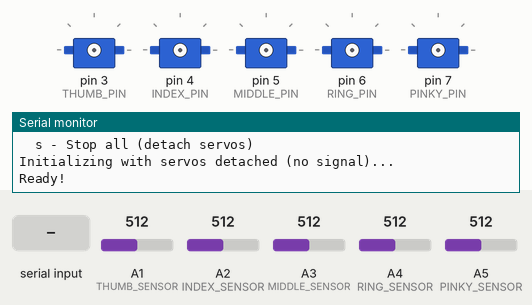
A sketch run on a simulated Arduino Uno, built with avr-gcc and run on an emulated ATmega328P. On the bench: 5 × servo, the last lines printed to the serial monitor. Inputs (shaded band) come from the test bench; at power-on: A1 (THUMB_SENSOR) = 512, A2 (INDEX_SENSOR) = 512, A3 (MIDDLE_SENSOR) = 512, A4 (RING_SENSOR) = 512, A5 (PINKY_SENSOR) = 512.

Above: at 2.1 s.
2.2 s: "c\n" received over Serial
3.8 s: byte 111 ('o') received over Serial
At 4.5 s:
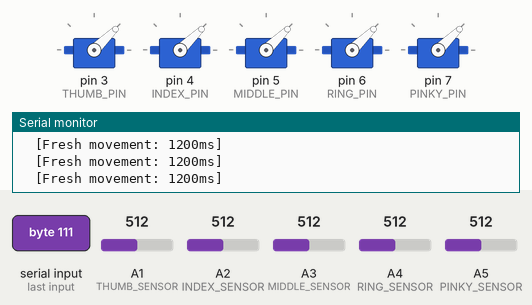
5.4 s: byte 102 ('f') received over Serial
At 6.3 s:
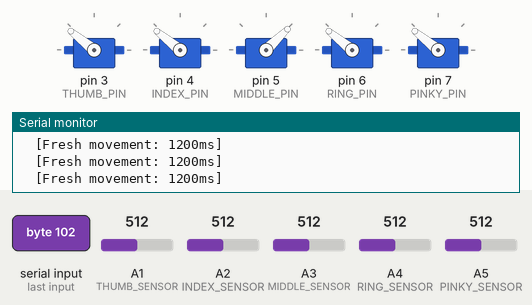
7.0 s: byte 112 ('p') received over Serial
At 7.5 s:
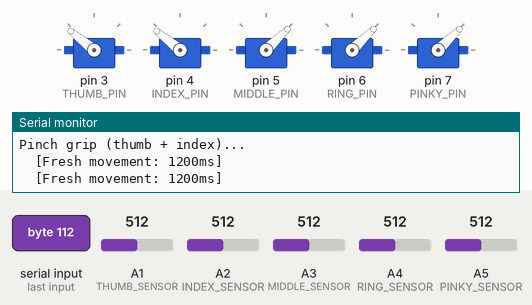
8.5 s: byte 49 ('1') received over Serial
At 9.7 s:
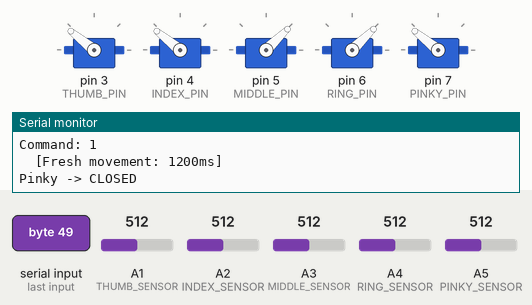
10.0 s: byte 51 ('3') received over Serial
At 10.9 s:
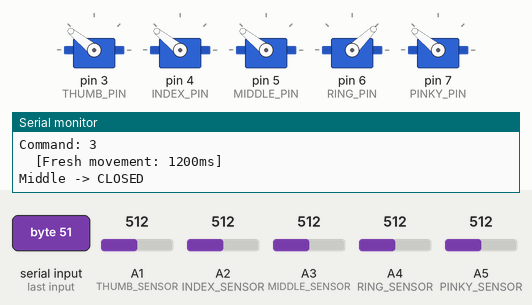
Timing chart, 0 to 12.5 s (numbered marks = the images above; inputs shaded):
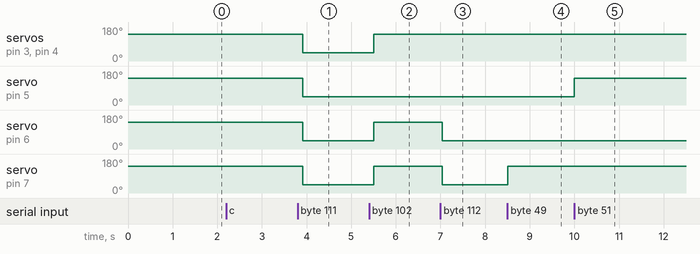

The sketch:

sketch_jan28a.ino
```cpp
#include <Servo.h>
// ==== Physicall parts ====
// Create servo objects for 5 fingers
Servo thumb;
Servo index;
Servo middle;
Servo ring;
Servo pinky;

// Servo pins
const int THUMB_PIN = 3;
const int INDEX_PIN = 4;
const int MIDDLE_PIN = 5;
const int RING_PIN = 6;
const int PINKY_PIN = 7;

// Force sensor pins
const int THUMB_SENSOR = A1;
const int INDEX_SENSOR = A2;
const int MIDDLE_SENSOR = A3;
const int RING_SENSOR = A4;
const int PINKY_SENSOR = A5;

// Position constants in microseconds
const int OPEN_POS = 1000;      // 0 degrees - fully open
const int CLOSED_POS = 2000;    // 180 degrees - fully closed

// ===== EASY CONFIGURATION =====
const unsigned long FULL_MOVEMENT_TIME = 1200; // Change this value (in milliseconds)
// Examples: 800 = fast, 1200 = medium, 2000 = slow

const bool debugMode = true; // Set to false to disable debug outputs

// Force sensor thresholds
int thumbThreshold = 900;
int indexThreshold = 900;
int middleThreshold = 900;
int ringThreshold = 900;
int pinkyThreshold = 900;

// Force lock flags
bool thumbLocked = false;
bool indexLocked = false;
bool middleLocked = false;
bool ringLocked = false;
bool pinkyLocked = false;

// Movement timing - tracks when fingers are moving
bool thumbMoving = false;
bool indexMoving = false;
bool middleMoving = false;
bool ringMoving = false;
bool pinkyMoving = false;

unsigned long thumbMoveStart = 0;
unsigned long indexMoveStart = 0;
unsigned long middleMoveStart = 0;
unsigned long ringMoveStart = 0;
unsigned long pinkyMoveStart = 0;

// Track remaining movement time (for partial movements)
unsigned long thumbRemainingTime = 0;
unsigned long indexRemainingTime = 0;
unsigned long middleRemainingTime = 0;
unsigned long ringRemainingTime = 0;
unsigned long pinkyRemainingTime = 0;

// Track current finger position state
bool thumbOpen = true;
bool indexOpen = true;
bool middleOpen = true;
bool ringOpen = true;
bool pinkyOpen = true;

// Track servo attachment state
bool thumbAttached = false;
bool indexAttached = false;
bool middleAttached = false;
bool ringAttached = false;
bool pinkyAttached = false;

void setup()
{
    // Initialize serial
    Serial.begin(9600);
    Serial.println("=== Robot Hand Controller ===");
    Serial.print("Movement time: ");
    Serial.print(FULL_MOVEMENT_TIME);
    Serial.println("ms");
    Serial.println("\n--- PRESET GESTURES ---");
    Serial.println("  o - Open all fingers");
    Serial.println("  c - Close all fingers (fist)");
    Serial.println("  f - Close all EXCEPT middle finger");
    Serial.println("  p - Pinch grip (thumb + index)");
    Serial.println("\n--- INDIVIDUAL FINGERS ---");
    Serial.println("  1 - Toggle Pinky");
    Serial.println("  2 - Toggle Ring");
    Serial.println("  3 - Toggle Middle");
    Serial.println("  4 - Toggle Index");
    Serial.println("  5 - Toggle Thumb");
    Serial.println("\n--- UTILITY ---");
    Serial.println("  u - Unlock all fingers");
    Serial.println("  r - Read force sensors");
    Serial.println("  s - Stop all (detach servos)");

    // Start with all servos detached (no signal)
    Serial.println("\nInitializing with servos detached (no signal)...");

    delay(500);
    Serial.println("Ready!");
}

void loop()
{
    // Check movement timers and auto-return to neutral
    checkMovementTimers();

    // Maintain servo positions
    maintainServoPositions();

    // Check force sensors
    checkForceSensors();

    // Process serial commands
    if (Serial.available() > 0)
    {
        processSerialCommand();
    }
}

// Check if movement duration has elapsed and return to neutral
void checkMovementTimers()
{
    unsigned long currentTime = millis();

    if (thumbMoving && (currentTime - thumbMoveStart >= thumbRemainingTime))
    {
        thumbMoving = false;
        thumbRemainingTime = FULL_MOVEMENT_TIME;
        if (debugMode) Serial.println("Thumb returned to neutral (detached)");
    }

    if (indexMoving && (currentTime - indexMoveStart >= indexRemainingTime))
    {
        indexMoving = false;
        indexRemainingTime = FULL_MOVEMENT_TIME;
        if (debugMode) Serial.println("Index returned to neutral (detached)");
    }

    if (middleMoving && (currentTime - middleMoveStart >= middleRemainingTime))
    {
        middleMoving = false;
        middleRemainingTime = FULL_MOVEMENT_TIME;
        if (debugMode) Serial.println("Middle returned to neutral (detached)");
    }

    if (ringMoving && (currentTime - ringMoveStart >= ringRemainingTime))
    {
        ringMoving = false;
        ringRemainingTime = FULL_MOVEMENT_TIME;
        if (debugMode) Serial.println("Ring returned to neutral (detached)");
    }

    if (pinkyMoving && (currentTime - pinkyMoveStart >= pinkyRemainingTime))
    {
        pinkyMoving = false;
        pinkyRemainingTime = FULL_MOVEMENT_TIME;
        if (debugMode) Serial.println("Pinky returned to neutral (detached)");
    }
}

// Continuously write positions based on state or detach when static
void maintainServoPositions()
{
    if (!thumbLocked)
    {
        if (thumbMoving)
        {
            if (!thumbAttached)
            {
                thumb.attach(THUMB_PIN);
                thumbAttached = true;
            }
            thumb.writeMicroseconds(thumbOpen ? OPEN_POS : CLOSED_POS);
        }
        else
        {
            if (thumbAttached)
            {
                thumb.detach();
                thumbAttached = false;
            }
        }
    }

    if (!indexLocked)
    {
        if (indexMoving)
        {
            if (!indexAttached)
            {
                index.attach(INDEX_PIN);
                indexAttached = true;
            }
            index.writeMicroseconds(indexOpen ? OPEN_POS : CLOSED_POS);
        }
        else
        {
            if (indexAttached)
            {
                index.detach();
                indexAttached = false;
            }
        }
    }

    if (!middleLocked)
    {
        if (middleMoving)
        {
            if (!middleAttached)
            {
                middle.attach(MIDDLE_PIN);
                middleAttached = true;
            }
            middle.writeMicroseconds(middleOpen ? OPEN_POS : CLOSED_POS);
        }
        else
        {
            if (middleAttached)
            {
                middle.detach();
                middleAttached = false;
            }
        }
    }

    if (!ringLocked)
    {
        if (ringMoving)
        {
            if (!ringAttached)
            {
                ring.attach(RING_PIN);
                ringAttached = true;
            }
            ring.writeMicroseconds(ringOpen ? OPEN_POS : CLOSED_POS);
        }
        else
        {
            if (ringAttached)
            {
                ring.detach();
                ringAttached = false;
            }
        }
    }

    if (!pinkyLocked)
    {
        if (pinkyMoving)
        {
            if (!pinkyAttached)
            {
                pinky.attach(PINKY_PIN);
                pinkyAttached = true;
            }
            pinky.writeMicroseconds(pinkyOpen ? OPEN_POS : CLOSED_POS);
        }
        else
        {
            if (pinkyAttached)
            {
                pinky.detach();
                pinkyAttached = false;
            }
        }
    }
}

// Check all force sensors
void checkForceSensors()
{
    if (!thumbLocked && thumbMoving && analogRead(THUMB_SENSOR) > thumbThreshold)
    {
        thumbLocked = true;
        thumbMoving = false;
        Serial.println("THUMB LOCKED - Stopped!");
    }

    if (!indexLocked && indexMoving && analogRead(INDEX_SENSOR) > indexThreshold)
    {
        indexLocked = true;
        indexMoving = false;
        Serial.println("INDEX LOCKED - Stopped!");
    }

    if (!middleLocked && middleMoving && analogRead(MIDDLE_SENSOR) > middleThreshold)
    {
        middleLocked = true;
        middleMoving = false;
        Serial.println("MIDDLE LOCKED - Stopped!");
    }

    if (!ringLocked && ringMoving && analogRead(RING_SENSOR) > ringThreshold)
    {
        ringLocked = true;
        ringMoving = false;
        Serial.println("RING LOCKED - Stopped!");
    }

    if (!pinkyLocked && pinkyMoving && analogRead(PINKY_SENSOR) > pinkyThreshold)
    {
        pinkyLocked = true;
        pinkyMoving = false;
        Serial.println("PINKY LOCKED - Stopped!");
    }
}

// Process serial commands
void processSerialCommand()
{
    char cmd = Serial.read();

    // Skip whitespace
    if (cmd == ' ' || cmd == '\n' || cmd == '\r') return;

    if (debugMode)
    {
        Serial.print("Command: ");
        Serial.println(cmd);
    }

    switch (cmd)
    {
        // PRESET GESTURES
        case 'o':
        case 'O':
            openAll();
            break;

        case 'c':
        case 'C':
            closeAll();
            break;

        case 'f':
        case 'F':
            closeAllExceptMiddle();
            break;

        case 'p':
        case 'P':
            pinchGrip();
            break;

        // INDIVIDUAL FINGER TOGGLES
        case '1':
            togglePinky();
            break;

        case '2':
            toggleRing();
            break;

        case '3':
            toggleMiddle();
            break;

        case '4':
            toggleIndex();
            break;

        case '5':
            toggleThumb();
            break;

        // UTILITY COMMANDS
        case 'u':
        case 'U':
            unlockAllFingers();
            break;

        case 'r':
        case 'R':
            readAllSensors();
            break;

        case 's':
        case 'S':
            stopAll();
            break;

        default:
            Serial.println("Unknown command!");
            break;
    }
}

// Helper function to start a finger movement with partial movement tracking
void startFingerMovement(bool &isMoving, bool &targetOpen, bool newTargetOpen,
                        unsigned long &moveStart, unsigned long &remainingTime)
{
    unsigned long now = millis();

    if (isMoving)
    {
        // Calculate how much time has elapsed in current movement
        unsigned long elapsed = now - moveStart;

        // Clamp elapsed to remainingTime to avoid overflow
        if (elapsed > remainingTime) elapsed = remainingTime;

        unsigned long timeLeft = remainingTime - elapsed;

        if (targetOpen == newTargetOpen)
        {
            // Same direction: continuing movement
            // New time = Total time - Elapsed time
            remainingTime = FULL_MOVEMENT_TIME - elapsed;
            if (debugMode)
            {
                Serial.print("  [Same direction: ");
                Serial.print(elapsed);
                Serial.print("ms elapsed, ");
                Serial.print(remainingTime);
                Serial.println("ms remaining]");
            }
        }
        else
        {
            // Opposite direction: reversing movement
            // New time = Total time - Remaining time of previous movement
            remainingTime = FULL_MOVEMENT_TIME - timeLeft;
            if (debugMode)
            {
                Serial.print("  [Reverse direction: ");
                Serial.print(timeLeft);
                Serial.print("ms left to undo, need ");
                Serial.print(remainingTime);
                Serial.println("ms to return]");
            }
        }
    }
    else
    {
        // Starting fresh movement
        remainingTime = FULL_MOVEMENT_TIME;
        if (debugMode)
        {
            Serial.print("  [Fresh movement: ");
            Serial.print(remainingTime);
            Serial.println("ms]");
        }
    }

    targetOpen = newTargetOpen;
    isMoving = true;
    moveStart = now;
}

// ===== PRESET GESTURES =====

void openAll()
{
    if (debugMode) Serial.println("Opening all fingers...");

    if (!thumbLocked && !thumbOpen)
    {
        startFingerMovement(thumbMoving, thumbOpen, true, thumbMoveStart, thumbRemainingTime);
    }
    if (!indexLocked && !indexOpen)
    {
        startFingerMovement(indexMoving, indexOpen, true, indexMoveStart, indexRemainingTime);
    }
    if (!middleLocked && !middleOpen)
    {
        startFingerMovement(middleMoving, middleOpen, true, middleMoveStart, middleRemainingTime);
    }
    if (!ringLocked && !ringOpen)
    {
        startFingerMovement(ringMoving, ringOpen, true, ringMoveStart, ringRemainingTime);
    }
    if (!pinkyLocked && !pinkyOpen)
    {
        startFingerMovement(pinkyMoving, pinkyOpen, true, pinkyMoveStart, pinkyRemainingTime);
    }
}

void closeAll()
{
    if (debugMode) Serial.println("Closing all fingers (fist)...");

    if (!thumbLocked && thumbOpen)
    {
        startFingerMovement(thumbMoving, thumbOpen, false, thumbMoveStart, thumbRemainingTime);
    }
    if (!indexLocked && indexOpen)
    {
        startFingerMovement(indexMoving, indexOpen, false, indexMoveStart, indexRemainingTime);
    }
    if (!middleLocked && middleOpen)
    {
        startFingerMovement(middleMoving, middleOpen, false, middleMoveStart, middleRemainingTime);
    }
    if (!ringLocked && ringOpen)
    {
        startFingerMovement(ringMoving, ringOpen, false, ringMoveStart, ringRemainingTime);
    }
    if (!pinkyLocked && pinkyOpen)
    {
        startFingerMovement(pinkyMoving, pinkyOpen, false, pinkyMoveStart, pinkyRemainingTime);
    }
}

void closeAllExceptMiddle()
{
    if (debugMode) Serial.println("Closing all except middle finger...");

    if (!thumbLocked && thumbOpen)
    {
        startFingerMovement(thumbMoving, thumbOpen, false, thumbMoveStart, thumbRemainingTime);
    }
    if (!indexLocked && indexOpen)
    {
        startFingerMovement(indexMoving, indexOpen, false, indexMoveStart, indexRemainingTime);
    }
    if (!middleLocked && !middleOpen)
    {
        startFingerMovement(middleMoving, middleOpen, true, middleMoveStart, middleRemainingTime);
    }
    if (!ringLocked && ringOpen)
    {
        startFingerMovement(ringMoving, ringOpen, false, ringMoveStart, ringRemainingTime);
    }
    if (!pinkyLocked && pinkyOpen)
    {
        startFingerMovement(pinkyMoving, pinkyOpen, false, pinkyMoveStart, pinkyRemainingTime);
    }
}

void pinchGrip()
{
    if (debugMode) Serial.println("Pinch grip (thumb + index)...");

    if (!thumbLocked && thumbOpen)
    {
        startFingerMovement(thumbMoving, thumbOpen, false, thumbMoveStart, thumbRemainingTime);
    }
    if (!indexLocked && indexOpen)
    {
        startFingerMovement(indexMoving, indexOpen, false, indexMoveStart, indexRemainingTime);
    }
    if (!middleLocked && !middleOpen)
    {
        startFingerMovement(middleMoving, middleOpen, true, middleMoveStart, middleRemainingTime);
    }
    if (!ringLocked && !ringOpen)
    {
        startFingerMovement(ringMoving, ringOpen, true, ringMoveStart, ringRemainingTime);
    }
    if (!pinkyLocked && !pinkyOpen)
    {
        startFingerMovement(pinkyMoving, pinkyOpen, true, pinkyMoveStart, pinkyRemainingTime);
    }
}

// ===== INDIVIDUAL FINGER CONTROL =====

void toggleThumb()
{
    if (thumbLocked)
    {
        if (debugMode) Serial.println("Thumb is LOCKED! Use 'u' to unlock.");
        return;
    }

    bool newTarget = !thumbOpen;
    startFingerMovement(thumbMoving, thumbOpen, newTarget, thumbMoveStart, thumbRemainingTime);
    if (debugMode)
    {
        Serial.print("Thumb -> ");
        Serial.println(thumbOpen ? "OPEN" : "CLOSED");
    }
}

void toggleIndex()
{
    if (indexLocked)
    {
        if (debugMode) Serial.println("Index is LOCKED! Use 'u' to unlock.");
        return;
    }

    bool newTarget = !indexOpen;
    startFingerMovement(indexMoving, indexOpen, newTarget, indexMoveStart, indexRemainingTime);
    if (debugMode)
    {
        Serial.print("Index -> ");
        Serial.println(indexOpen ? "OPEN" : "CLOSED");
    }
}

void toggleMiddle()
{
    if (middleLocked)
    {
        if (debugMode) Serial.println("Middle is LOCKED! Use 'u' to unlock.");
        return;
    }

    bool newTarget = !middleOpen;
    startFingerMovement(middleMoving, middleOpen, newTarget, middleMoveStart, middleRemainingTime);
    if (debugMode)
    {
        Serial.print("Middle -> ");
        Serial.println(middleOpen ? "OPEN" : "CLOSED");
    }
}

void toggleRing()
{
    if (ringLocked)
    {
        if (debugMode) Serial.println("Ring is LOCKED! Use 'u' to unlock.");
        return;
    }

    bool newTarget = !ringOpen;
    startFingerMovement(ringMoving, ringOpen, newTarget, ringMoveStart, ringRemainingTime);
    if (debugMode)
    {
        Serial.print("Ring -> ");
        Serial.println(ringOpen ? "OPEN" : "CLOSED");
    }
}

void togglePinky()
{
    if (pinkyLocked)
    {
        if (debugMode) Serial.println("Pinky is LOCKED! Use 'u' to unlock.");
        return;
    }

    bool newTarget = !pinkyOpen;
    startFingerMovement(pinkyMoving, pinkyOpen, newTarget, pinkyMoveStart, pinkyRemainingTime);
    if (debugMode)
    {
        Serial.print("Pinky -> ");
        Serial.println(pinkyOpen ? "OPEN" : "CLOSED");
    }
}

// ===== UTILITY FUNCTIONS =====

void unlockAllFingers()
{
    thumbLocked = false;
    indexLocked = false;
    middleLocked = false;
    ringLocked = false;
    pinkyLocked = false;
    stopAll();
    if (debugMode) Serial.println("All fingers UNLOCKED");
}

void readAllSensors()
{
    Serial.println("\n=== Force Sensors ===");
    Serial.print("Thumb:  "); Serial.println(analogRead(THUMB_SENSOR));
    Serial.print("Index:  "); Serial.println(analogRead(INDEX_SENSOR));
    Serial.print("Middle: "); Serial.println(analogRead(MIDDLE_SENSOR));
    Serial.print("Ring:   "); Serial.println(analogRead(RING_SENSOR));
    Serial.print("Pinky:  "); Serial.println(analogRead(PINKY_SENSOR));
    Serial.println();
}

void stopAll()
{
    thumbMoving = false;
    indexMoving = false;
    middleMoving = false;
    ringMoving = false;
    pinkyMoving = false;

    // Reset remaining times to default
    thumbRemainingTime = FULL_MOVEMENT_TIME;
    indexRemainingTime = FULL_MOVEMENT_TIME;
    middleRemainingTime = FULL_MOVEMENT_TIME;
    ringRemainingTime = FULL_MOVEMENT_TIME;
    pinkyRemainingTime = FULL_MOVEMENT_TIME;

    if (debugMode) Serial.println("All servos detached (no signal)");
}
```

Measured:
- after the input at 3.8 s, servo on pin 3 (THUMB_PIN), servo on pin 4 (INDEX_PIN), servo on pin 5 (MIDDLE_PIN), servo on pin 6 (RING_PIN), servo on pin 7 (PINKY_PIN): 141° → 44° after 0.12 s
- after the input at 5.4 s, servo on pin 3 (THUMB_PIN), servo on pin 4 (INDEX_PIN), servo on pin 6 (RING_PIN), servo on pin 7 (PINKY_PIN): 44° → 141° after 0.10 s
- after the input at 7.0 s, servo on pin 6 (RING_PIN), servo on pin 7 (PINKY_PIN): 141° → 44° at once
- after the input at 8.5 s, servo on pin 7 (PINKY_PIN): 44° → 141° at once
- after the input at 10.0 s, servo on pin 5 (MIDDLE_PIN): 44° → 141° at once
